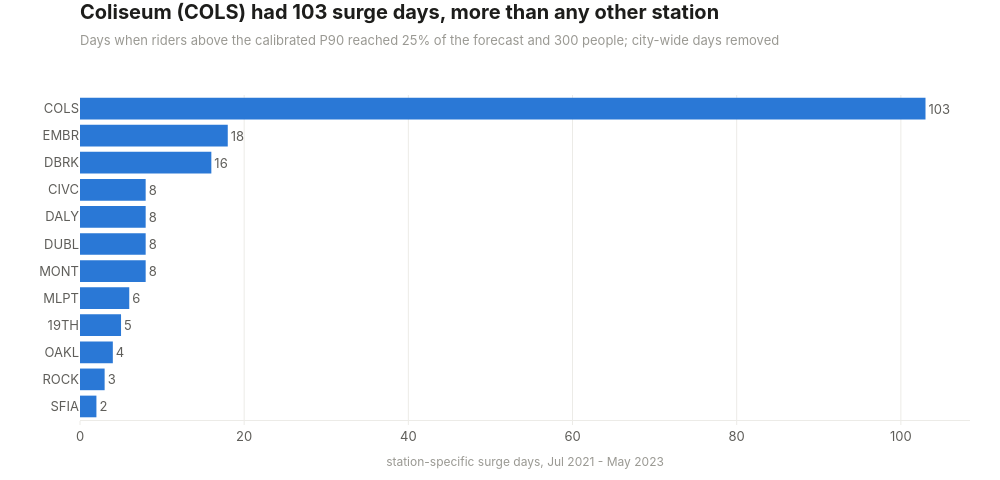

The notebook cell this image was saved under:
### Code cell
top_stations = per_station.head(12).sort("surge_days")

fig = go.Figure(go.Bar(
    x=top_stations["surge_days"], y=top_stations["station"], orientation="h", marker_color=viz.ACCENT,
    text=top_stations["surge_days"], textposition="outside",
    hovertemplate="%{y}: %{x} surge days<extra></extra>",
))
fig.update_layout(hovermode="closest", showlegend=False, margin=dict(l=80))
fig.update_xaxes(title_text="station-specific surge days, Jul 2021 - May 2023", showgrid=True, gridcolor=viz.GRID)
fig.update_yaxes(showgrid=False)

cols_days = int(per_station.filter(pl.col("station") == "COLS")["surge_days"][0])
title = f"Coliseum (COLS) had {cols_days} surge days, more than any other station"
subtitle = "Days when riders above the calibrated P90 reached 25% of the forecast and 300 people; city-wide days removed"
viz.titled(fig, title, subtitle)
viz.save(fig, "10_event_stations", height=480)
fig

### Figure 1 — Plotly figure (JSON) as saved in the notebook; plotly's stock layout.template omitted (floating-point values rounded to 4 significant figures)
{"data": [{"hovertemplate": "%{y}: %{x} surge days<extra></extra>", "marker": {"color": "#2a78d6"}, "orientation": "h", "text": [2.0, 3.0, 4.0, 5.0, 6.0, 8.0, 8.0, 8.0, 8.0, 16.0, 18.0, 103.0], "textposition": "outside", "type": "bar", "x": [2, 3, 4, 5, 6, 8, 8, 8, 8, 16, 18, 103], "y": ["SFIA", "ROCK", "OAKL", "19TH", "MLPT", "MONT", "DUBL", "DALY", "CIVC", "DBRK", "EMBR", "COLS"]}], "layout": {"height": 480, "hovermode": "closest", "margin": {"l": 80}, "showlegend": false, "title": {"text": "<b>Coliseum (COLS) had 103 surge days, more than any other station</b><br><span style='font-size:13px;color:#9a9993'>Days when riders above the calibrated P90 reached 25% of the forecast and 300 people; city-wide days removed</span>"}, "width": 1000, "xaxis": {"gridcolor": "#ecebe7", "showgrid": true, "title": {"text": "station-specific surge days, Jul 2021 - May 2023"}}, "yaxis": {"showgrid": false}}}
